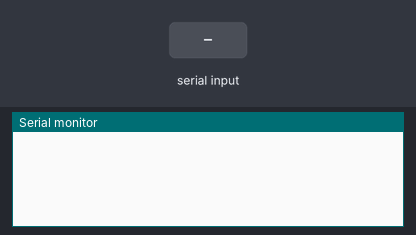
Bench run of a sketch on a simulated Arduino Uno, built with avr-gcc and run on an emulated ATmega328P. Shown: the last lines printed to the serial monitor. The inputs (shaded band) are chosen by the test bench.

Above: at 1.2 s.
1.3 s: "1" received over the second serial link
At 2.0 s:
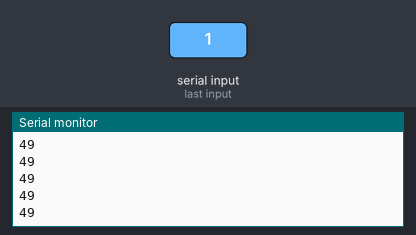
3.2 s: "0" received over the second serial link
At 4.2 s:
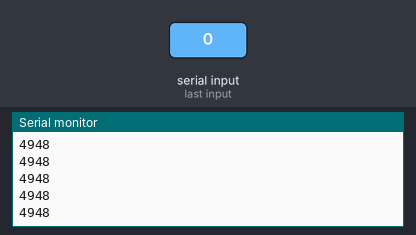
4.7 s: "2" received over the second serial link
At 5.7 s:
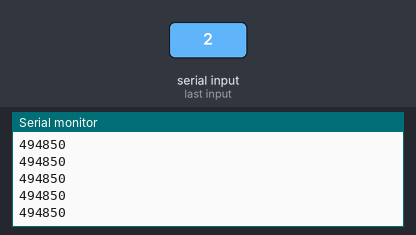
Timing chart, 0 to 7.7 s (numbered marks = the images above; inputs shaded):
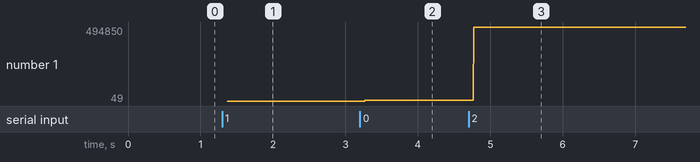

Measured:
- after the input at 1.3 s, the serial monitor: prints a new line after 0.07 s (image 1)
- after the input at 3.2 s, the serial monitor: prints a new line after 0.07 s (image 2)
- after the input at 4.7 s, the serial monitor: prints a new line after 0.07 s (image 3)
- plotted number 1: 49 → 4948 after the input at 3.2 s, 4948 → 494 after the input at 4.7 s

The sketch:

sketch_jan10a.ino
```cpp
#include<SoftwareSerial.h>
SoftwareSerial lcd(10,11);
String data="",rpm="",temp="",fuel="";
char ch;

void setup() {
  // put your setup code here, to run once:
  lcd.begin(9600);
  Serial.begin(9600);

}

void loop() {
  // put your main code here, to run repeatedly:
  while(lcd.available())
{ data+=lcd.read();
//data+=ch;
}
Serial.println(data);
}
```
